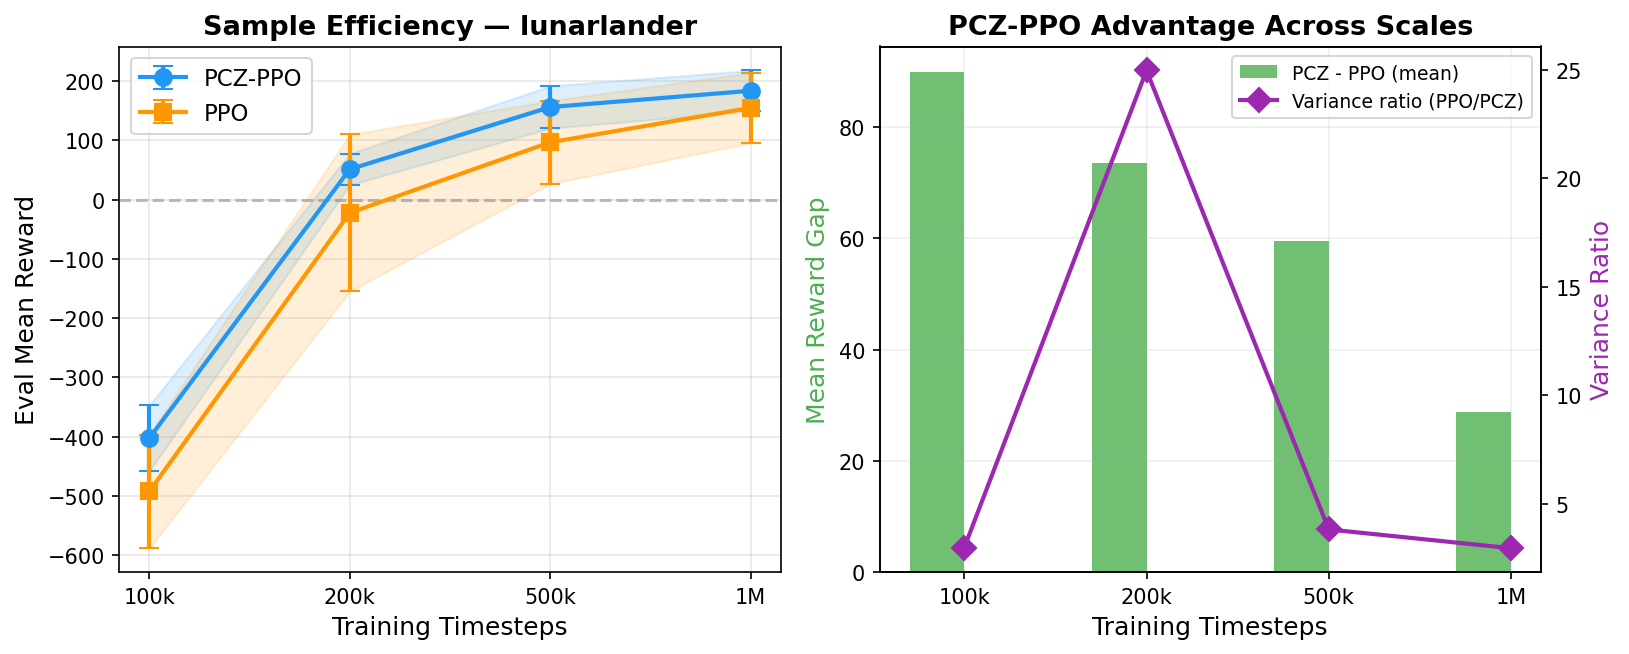

Write the Python code that produced this figure.
"""Generate sample efficiency figure: PCZ-PPO vs PPO across timestep budgets.

Reads from results.csv via fig_data.  Queries runs at each timestep budget.

Usage:
    cd /workspace && uv run python artifacts/pcz-ppo/paper/fig_sample_efficiency.py
"""

import argparse
import sys
from pathlib import Path

import matplotlib

matplotlib.use("Agg")
import matplotlib.pyplot as plt
import numpy as np

sys.path.insert(0, str(Path(__file__).parent))
from fig_data import load_results, query

# Declared inputs for paper_build.py (paths relative to this file's dir).
INPUTS = [
    "../data/results.csv",
]
UNITS = "eval-mean-final,ratio"  # Layer 4: declared metric (rollout/eval/ratio/etc.)
MIXED_UNITS_ACKNOWLEDGED = True  # Layer 4: figure mixes multiple metrics in one panel; caption explains the difference

TIMESTEPS = [100_000, 200_000, 500_000, 1_000_000]
TIMESTEP_LABELS = ["100k", "200k", "500k", "1M"]


def main():
    parser = argparse.ArgumentParser()
    parser.add_argument("--output", default="artifacts/pcz-ppo/paper/fig_sample_efficiency.pdf")
    parser.add_argument("--env", default="lunarlander")
    args = parser.parse_args()

    rows = load_results()

    # Filter to primary weight config for lunarlander. `learning_rate="0.0003"`
    # mirrors the canonical-LR guard in render_claims.py so curve points equal
    # the corresponding fragments (k4_pcz_stat etc.).
    weights = "10.00,5.00,0.50,0.50" if args.env == "lunarlander" else None
    learning_rate = "0.0003" if args.env == "lunarlander" else None

    pcz_mean, pcz_std, ppo_mean, ppo_std = [], [], [], []
    for ts in TIMESTEPS:
        pcz = query(
            rows,
            algorithm="torchrl-pcz-ppo-running",
            env=args.env,
            total_timesteps=ts,
            weights=weights,
            ent_coef_schedule="0.1:0.01",
            learning_rate=learning_rate,
        )
        ppo = query(
            rows,
            algorithm="torchrl-ppo",
            env=args.env,
            total_timesteps=ts,
            weights=weights,
            ent_coef_schedule="0.1:0.01",
            learning_rate=learning_rate,
        )
        pcz_mean.append(pcz["mean"])
        pcz_std.append(pcz["std"])
        ppo_mean.append(ppo["mean"])
        ppo_std.append(ppo["std"])
        print(
            f"  {ts // 1000}k: PCZ {pcz['mean']:.1f}+/-{pcz['std']:.1f} ({pcz['seeds']}s) | PPO {ppo['mean']:.1f}+/-{ppo['std']:.1f} ({ppo['seeds']}s)"
        )

    _fig, axes = plt.subplots(1, 2, figsize=(11, 4.5))
    x = np.arange(len(TIMESTEPS))

    # --- Left: Eval Mean ---
    ax = axes[0]
    ax.errorbar(
        x, pcz_mean, yerr=pcz_std, marker="o", color="#2196F3", label="PCZ-PPO", linewidth=2, markersize=8, capsize=5
    )
    ax.errorbar(
        x, ppo_mean, yerr=ppo_std, marker="s", color="#FF9800", label="PPO", linewidth=2, markersize=8, capsize=5
    )
    ax.fill_between(
        x, np.array(pcz_mean) - np.array(pcz_std), np.array(pcz_mean) + np.array(pcz_std), alpha=0.15, color="#2196F3"
    )
    ax.fill_between(
        x, np.array(ppo_mean) - np.array(ppo_std), np.array(ppo_mean) + np.array(ppo_std), alpha=0.15, color="#FF9800"
    )

    ax.set_xticks(x)
    ax.set_xticklabels(TIMESTEP_LABELS)
    ax.set_xlabel("Training Timesteps", fontsize=12)
    ax.set_ylabel("Eval Mean Reward", fontsize=12)
    ax.set_title(f"Sample Efficiency \u2014 {args.env}", fontsize=13, fontweight="bold")
    ax.legend(fontsize=11)
    ax.grid(True, alpha=0.3)
    ax.axhline(y=0, color="gray", linestyle="--", alpha=0.5)

    # --- Right: Gap and Variance ---
    ax2 = axes[1]
    gaps = [g - p for g, p in zip(pcz_mean, ppo_mean)]
    var_ratios = [(p / max(g, 0.1)) ** 2 for g, p in zip(pcz_std, ppo_std)]

    ax2.bar(x - 0.15, gaps, width=0.3, color="#4CAF50", alpha=0.8, label="PCZ - PPO (mean)")
    ax2_twin = ax2.twinx()
    ax2_twin.plot(x, var_ratios, "D-", color="#9C27B0", linewidth=2, markersize=8, label="Variance ratio (PPO/PCZ)")

    ax2.set_xticks(x)
    ax2.set_xticklabels(TIMESTEP_LABELS)
    ax2.set_xlabel("Training Timesteps", fontsize=12)
    ax2.set_ylabel("Mean Reward Gap", fontsize=12, color="#4CAF50")
    ax2_twin.set_ylabel("Variance Ratio", fontsize=12, color="#9C27B0")
    ax2.set_title("PCZ-PPO Advantage Across Scales", fontsize=13, fontweight="bold")

    lines1, labels1 = ax2.get_legend_handles_labels()
    lines2, labels2 = ax2_twin.get_legend_handles_labels()
    ax2.legend(lines1 + lines2, labels1 + labels2, fontsize=9, loc="upper right")
    ax2.grid(True, alpha=0.2)

    plt.tight_layout()
    plt.savefig(args.output, dpi=300, bbox_inches="tight")
    print(f"Saved: {args.output}")
    plt.savefig(args.output.replace(".pdf", ".png"), dpi=150, bbox_inches="tight")


if __name__ == "__main__":
    main()
